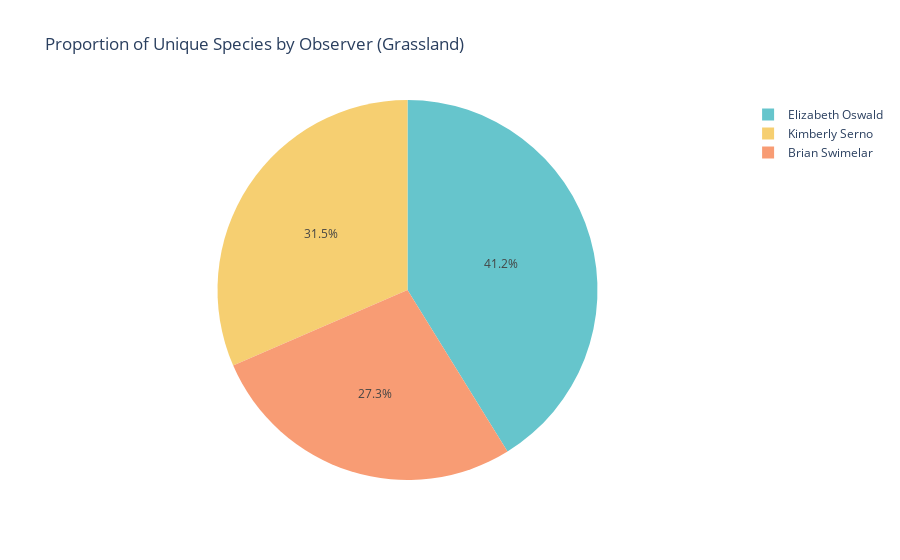

Notebook source saved alongside this figure:
### Markdown cell above
##### Pie chart visualization for Observer trends of grassland

### Code cell
# Create a pie chart for observer trends (grassland)
fig_observer_grassland_pie = px.pie(observer_species_count_grassland, values='Unique_Species_Count', names='Observer_grassland', title='Proportion of Unique Species by Observer (Grassland)',
                                  color_discrete_sequence=px.colors.qualitative.Pastel) # Example: Using Plotly color scheme
fig_observer_grassland_pie.show()

### Figure 1 — Plotly figure (JSON) as saved in the notebook; plotly's stock layout.template omitted (floating-point values rounded to 4 significant figures)
{"data": [{"domain": {"x": [0, 1], "y": [0, 1]}, "hovertemplate": "Observer_grassland=%{label}<br>Unique_Species_Count=%{value}<extra></extra>", "labels": ["Brian Swimelar", "Elizabeth Oswald", "Kimberly Serno"], "legendgroup": "", "name": "", "showlegend": true, "type": "pie", "values": [65, 98, 75]}], "layout": {"legend": {"tracegroupgap": 0}, "piecolorway": ["rgb(102, 197, 204)", "rgb(246, 207, 113)", "rgb(248, 156, 116)", "rgb(220, 176, 242)", "rgb(135, 197, 95)", "rgb(158, 185, 243)", "rgb(254, 136, 177)", "rgb(201, 219, 116)", "rgb(139, 224, 164)", "rgb(180, 151, 231)", "rgb(179, 179, 179)"], "title": {"text": "Proportion of Unique Species by Observer (Grassland)"}}}
